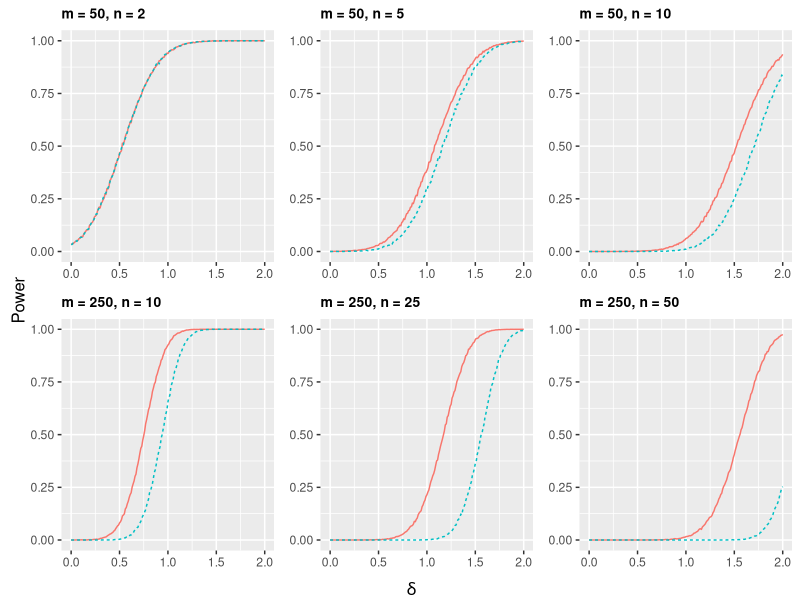

Recreate this plot in R.
library(ggplot2)
library(grid)
library(gridExtra)
library(reshape2)

# Returns a probability vector proportional to (exp(delta, 1, ..., 1))
Pr <- function(n, delta) {
    pi <- rep(1, n)
    pi[1] <- exp(delta)
    pi <- pi / sum(pi)
}

# Find the selective test power for multinomial distribution
# m = number of votes
# n = number of candidates
# distribution is proportional to (exp(delta), 1, ..., 1)
# alpha = level of the test
# num.sample = number of samples to take for simulation purposes
SelectivePower <- function(m, n, delta, alpha, num.sample) {
    # Probability vector of multinomial distribution
    pi <- Pr(n, delta)
    # Generates the samples
    x <- rmultinom(num.sample, m, pi)
    # sec.x is max(Xj; j>1), i.e. X2
    if (n == 2) {
        sec.x <- x[2, ]
    } else {
        sec.x <- apply(x[2:n, ], 2, max)
    }
    # n.x is X1 + X2
    n.x <- sec.x + x[1, ]
    rejected <- length(which(pbinom(sec.x, n.x, 0.5) * 2 <= alpha))
    return(rejected / num.sample)
}

# Find the test power of Gupta & Nagel for multinomial distribution
# m = number of votes
# n = number of candidates
# delta is a vector listing all the deltas we want to plot
# alpha = level of the test
# num.sample = number of sampels to take for simulation purposes
GnPower <- function(m, n, delta, alpha, num.sample) {
    # Initialization; d.star is the biggest d
    d.star <- -Inf
    for (r in 2:n) {
        # Probability vector (1/r, ..., 1/r)
        pi <- rep(1 / r, r)
        # Generates the sample
        x <- rmultinom(num.sample, m, pi)
        # Takes the maximum of each column
        max.x <- apply(x, 2, max)
        # d for a given r is the upper alpha quantile, rounded up
        d <- quantile(max.x - x[1, ], probs=(1 - alpha), type=1, names=FALSE)
        if (d.star < d) {
            d.star <- d
        }
    }
    
    # Initialization; power is a vector of powers corresponding to the deltas
    power <- rep(0, length(delta))
    for (i in 1:length(delta)) {
        # Probability vector
        pi <- Pr(n, delta[i])
        # Generates the sample
        x <- rmultinom(num.sample, m, pi)
        # sec.x is max(Xj; j>1), i.e. X2
        if (n == 2) {
            sec.x <- x[2, ]
        } else {
            sec.x <- apply(x[2:n, ], 2, max)
        }
        rejected <- length(which(x[1, ] - sec.x > d.star))
        power[i] <- rejected / num.sample
    }
    
    return(power)
}

# Plots the power of the selective test vs Gupta & Nagel for multinomial
# distribution
# m = number of votes, i.e. X1 + ... + Xn
# n = number of candidates
# alpha = level of the test
# num.sample = number of samples to take for simulation purposes
PlotMultinomialPower <- function(m, n, alpha, num.sample) {
    # delta ranges from 0 to 2
    delta <- (0:200) / 100
    sel <- sapply(delta, function(d) SelectivePower(m, n, d, alpha / (n - 1) * n, num.sample))
    gn <- GnPower(m, n, delta, alpha, num.sample)
    power <- melt(data.frame(delta, sel, gn), id.vars = "delta")
    return(ggplot(data = power, aes(x = delta,
                                  y = value,
                                  group = variable,
                                  colour = variable,
                                  linetype = variable)) +
               geom_line() +
               coord_cartesian(ylim = c(0, 1)) +
               theme(axis.title.x = element_blank(),
                     axis.title.y = element_blank(),
                     legend.title = element_blank(),
                     legend.position = "none",
                     plot.title = element_text(size = 10, face = "bold")) +
               ggtitle(sprintf("m = %d, n = %d", m, n)))
}

# Main code
num.sample <- 10000
alpha <- 0.05
p1 <- PlotMultinomialPower(50, 2, alpha, num.sample)
p2 <- PlotMultinomialPower(50, 5, alpha, num.sample)
p3 <- PlotMultinomialPower(50, 10, alpha, num.sample)
p4 <- PlotMultinomialPower(250, 10, alpha, num.sample)
p5 <- PlotMultinomialPower(250, 25, alpha, num.sample)
p6 <- PlotMultinomialPower(250, 50, alpha, num.sample)

# Saving the plot
png("multinomial-power.png", width = 7, height = 5, units = 'in', res = 300)
grid.arrange(arrangeGrob(p1, p2, p3, p4, p5, p6, ncol = 3,
                         left = textGrob("Power", rot = 90, vjust = 1),
                         bottom = textGrob(expression(delta))))
dev.off()